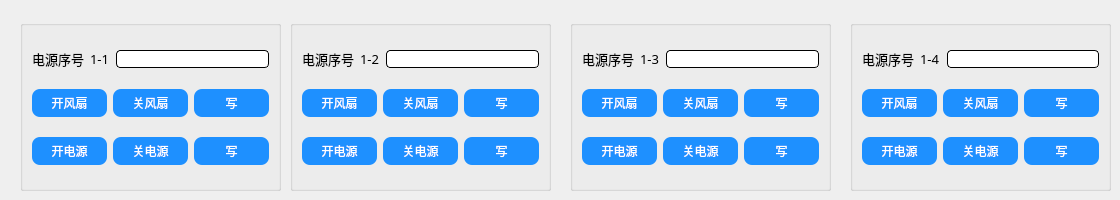
          <widget class="QWidget" name="tab_9">
           <attribute name="title">
            <string>电源</string>
           </attribute>
           <widget class="QGroupBox" name="groupBox_3">
            <property name="geometry">
             <rect>
              <x>20</x>
              <y>20</y>
              <width>261</width>
              <height>171</height>
             </rect>
            </property>
            <property name="title">
             <string/>
            </property>
            <layout class="QGridLayout" name="gridLayout_8">
             <item row="0" column="0" colspan="3">
              <layout class="QGridLayout" name="gridLayout_7">
               <item row="0" column="0">
                <widget class="QLabel" name="label_3">
                 <property name="font">
                  <font>
                   <family>微软雅黑</family>
                   <pointsize>10</pointsize>
                  </font>
                 </property>
                 <property name="text">
                  <string>电源序号</string>
                 </property>
                </widget>
               </item>
               <item row="0" column="1">
                <widget class="QLabel" name="label_4">
                 <property name="font">
                  <font>
                   <family>微软雅黑</family>
                   <pointsize>10</pointsize>
                  </font>
                 </property>
                 <property name="text">
                  <string>1-1</string>
                 </property>
                </widget>
               </item>
               <item row="0" column="2">
                <widget class="QLineEdit" name="lineEdit">
                 <property name="styleSheet">
                  <string notr="true">border: 1px solid black;
border-radius: 4px;</string>
                 </property>
                </widget>
               </item>
              </layout>
             </item>
             <item row="1" column="0">
              <widget class="QPushButton" name="pushButton_31">
               <property name="styleSheet">
                <string notr="true">QPushButton {
        background-color: #1e90ff;  /* 蓝色背景 */
        color: white;               /* 白色文字 */
        border-radius: 8px;         /* 圆角半径 */
        padding: 5px 15px;          /* 内边距 */
        border: none;               /* 去除默认边框 */
    }
    /* 可选：悬停状态效果 */
    QPushButton:hover {
        background-color: #4682b4;  /* 浅蓝色 */
    }
    /* 可选：按下状态效果 */
    QPushButton:pressed {
        background-color: #00008b;  /* 深蓝色 */
        padding-top: 7px;           /* 按下时文字下移 */
        padding-left: 17px;
    }</string>
               </property>
               <property name="text">
                <string>开风扇</string>
               </property>
              </widget>
             </item>
             <item row="1" column="1">
              <widget class="QPushButton" name="pushButton_32">
               <property name="styleSheet">
                <string notr="true">QPushButton {
        background-color: #1e90ff;  /* 蓝色背景 */
        color: white;               /* 白色文字 */
        border-radius: 8px;         /* 圆角半径 */
        padding: 5px 15px;          /* 内边距 */
        border: none;               /* 去除默认边框 */
    }
    /* 可选：悬停状态效果 */
    QPushButton:hover {
        background-color: #4682b4;  /* 浅蓝色 */
    }
    /* 可选：按下状态效果 */
    QPushButton:pressed {
        background-color: #00008b;  /* 深蓝色 */
        padding-top: 7px;           /* 按下时文字下移 */
        padding-left: 17px;
    }</string>
               </property>
               <property name="text">
                <string>关风扇</string>
               </property>
              </widget>
             </item>
             <item row="1" column="2">
              <widget class="QPushButton" name="pushButton_33">
               <property name="styleSheet">
                <string notr="true">QPushButton {
        background-color: #1e90ff;  /* 蓝色背景 */
        color: white;               /* 白色文字 */
        border-radius: 8px;         /* 圆角半径 */
        padding: 5px 15px;          /* 内边距 */
        border: none;               /* 去除默认边框 */
    }
    /* 可选：悬停状态效果 */
    QPushButton:hover {
        background-color: #4682b4;  /* 浅蓝色 */
    }
    /* 可选：按下状态效果 */
    QPushButton:pressed {
        background-color: #00008b;  /* 深蓝色 */
        padding-top: 7px;           /* 按下时文字下移 */
        padding-left: 17px;
    }</string>
               </property>
               <property name="text">
                <string>写</string>
               </property>
              </widget>
             </item>
             <item row="2" column="0">
              <widget class="QPushButton" name="pushButton_36">
               <property name="styleSheet">
                <string notr="true">QPushButton {
        background-color: #1e90ff;  /* 蓝色背景 */
        color: white;               /* 白色文字 */
        border-radius: 8px;         /* 圆角半径 */
        padding: 5px 15px;          /* 内边距 */
        border: none;               /* 去除默认边框 */
    }
    /* 可选：悬停状态效果 */
    QPushButton:hover {
        background-color: #4682b4;  /* 浅蓝色 */
    }
    /* 可选：按下状态效果 */
    QPushButton:pressed {
        background-color: #00008b;  /* 深蓝色 */
        padding-top: 7px;           /* 按下时文字下移 */
        padding-left: 17px;
    }</string>
               </property>
               <property name="text">
                <string>开电源</string>
               </property>
              </widget>
             </item>
             <item row="2" column="1">
              <widget class="QPushButton" name="pushButton_35">
               <property name="styleSheet">
                <string notr="true">QPushButton {
        background-color: #1e90ff;  /* 蓝色背景 */
        color: white;               /* 白色文字 */
        border-radius: 8px;         /* 圆角半径 */
        padding: 5px 15px;          /* 内边距 */
        border: none;               /* 去除默认边框 */
    }
    /* 可选：悬停状态效果 */
    QPushButton:hover {
        background-color: #4682b4;  /* 浅蓝色 */
    }
    /* 可选：按下状态效果 */
    QPushButton:pressed {
        background-color: #00008b;  /* 深蓝色 */
        padding-top: 7px;           /* 按下时文字下移 */
        padding-left: 17px;
    }</string>
               </property>
               <property name="text">
                <string>关电源</string>
               </property>
              </widget>
             </item>
             <item row="2" column="2">
              <widget class="QPushButton" name="pushButton_34">
               <property name="styleSheet">
                <string notr="true">QPushButton {
        background-color: #1e90ff;  /* 蓝色背景 */
        color: white;               /* 白色文字 */
        border-radius: 8px;         /* 圆角半径 */
        padding: 5px 15px;          /* 内边距 */
        border: none;               /* 去除默认边框 */
    }
    /* 可选：悬停状态效果 */
    QPushButton:hover {
        background-color: #4682b4;  /* 浅蓝色 */
    }
    /* 可选：按下状态效果 */
    QPushButton:pressed {
        background-color: #00008b;  /* 深蓝色 */
        padding-top: 7px;           /* 按下时文字下移 */
        padding-left: 17px;
    }</string>
               </property>
               <property name="text">
                <string>写</string>
               </property>
              </widget>
             </item>
            </layout>
           </widget>
           <widget class="QGroupBox" name="groupBox_10">
            <property name="geometry">
             <rect>
              <x>290</x>
              <y>20</y>
              <width>261</width>
              <height>171</height>
             </rect>
            </property>
            <property name="title">
             <string/>
            </property>
            <layout class="QGridLayout" name="gridLayout_16">
             <item row="0" column="0" colspan="3">
              <layout class="QGridLayout" name="gridLayout_17">
               <item row="0" column="0">
                <widget class="QLabel" name="label_18">
                 <property name="font">
                  <font>
                   <family>微软雅黑</family>
                   <pointsize>10</pointsize>
                  </font>
                 </property>
                 <property name="text">
                  <string>电源序号</string>
                 </property>
                </widget>
               </item>
               <item row="0" column="1">
                <widget class="QLabel" name="label_19">
                 <property name="font">
                  <font>
                   <family>微软雅黑</family>
                   <pointsize>10</pointsize>
                  </font>
                 </property>
                 <property name="text">
                  <string>1-2</string>
                 </property>
                </widget>
               </item>
               <item row="0" column="2">
                <widget class="QLineEdit" name="lineEdit_2">
                 <property name="styleSheet">
                  <string notr="true">border: 1px solid black;
border-radius: 4px;</string>
                 </property>
                </widget>
               </item>
              </layout>
             </item>
             <item row="1" column="0">
              <widget class="QPushButton" name="pushButton_37">
               <property name="styleSheet">
                <string notr="true">QPushButton {
        background-color: #1e90ff;  /* 蓝色背景 */
        color: white;               /* 白色文字 */
        border-radius: 8px;         /* 圆角半径 */
        padding: 5px 15px;          /* 内边距 */
        border: none;               /* 去除默认边框 */
    }
    /* 可选：悬停状态效果 */
    QPushButton:hover {
        background-color: #4682b4;  /* 浅蓝色 */
    }
    /* 可选：按下状态效果 */
    QPushButton:pressed {
        background-color: #00008b;  /* 深蓝色 */
        padding-top: 7px;           /* 按下时文字下移 */
        padding-left: 17px;
    }</string>
               </property>
               <property name="text">
                <string>开风扇</string>
               </property>
              </widget>
             </item>
             <item row="1" column="1">
              <widget class="QPushButton" name="pushButton_38">
               <property name="styleSheet">
                <string notr="true">QPushButton {
        background-color: #1e90ff;  /* 蓝色背景 */
        color: white;               /* 白色文字 */
        border-radius: 8px;         /* 圆角半径 */
        padding: 5px 15px;          /* 内边距 */
        border: none;               /* 去除默认边框 */
    }
    /* 可选：悬停状态效果 */
    QPushButton:hover {
        background-color: #4682b4;  /* 浅蓝色 */
    }
    /* 可选：按下状态效果 */
    QPushButton:pressed {
        background-color: #00008b;  /* 深蓝色 */
        padding-top: 7px;           /* 按下时文字下移 */
        padding-left: 17px;
    }</string>
               </property>
               <property name="text">
                <string>关风扇</string>
               </property>
              </widget>
             </item>
             <item row="1" column="2">
              <widget class="QPushButton" name="pushButton_39">
               <property name="styleSheet">
                <string notr="true">QPushButton {
        background-color: #1e90ff;  /* 蓝色背景 */
        color: white;               /* 白色文字 */
        border-radius: 8px;         /* 圆角半径 */
        padding: 5px 15px;          /* 内边距 */
        border: none;               /* 去除默认边框 */
    }
    /* 可选：悬停状态效果 */
    QPushButton:hover {
        background-color: #4682b4;  /* 浅蓝色 */
    }
    /* 可选：按下状态效果 */
    QPushButton:pressed {
        background-color: #00008b;  /* 深蓝色 */
        padding-top: 7px;           /* 按下时文字下移 */
        padding-left: 17px;
    }</string>
               </property>
               <property name="text">
                <string>写</string>
               </property>
              </widget>
             </item>
             <item row="2" column="0">
              <widget class="QPushButton" name="pushButton_40">
               <property name="styleSheet">
                <string notr="true">QPushButton {
        background-color: #1e90ff;  /* 蓝色背景 */
        color: white;               /* 白色文字 */
        border-radius: 8px;         /* 圆角半径 */
        padding: 5px 15px;          /* 内边距 */
        border: none;               /* 去除默认边框 */
    }
    /* 可选：悬停状态效果 */
    QPushButton:hover {
        background-color: #4682b4;  /* 浅蓝色 */
    }
    /* 可选：按下状态效果 */
    QPushButton:pressed {
        background-color: #00008b;  /* 深蓝色 */
        padding-top: 7px;           /* 按下时文字下移 */
        padding-left: 17px;
    }</string>
               </property>
               <property name="text">
                <string>开电源</string>
               </property>
              </widget>
             </item>
             <item row="2" column="1">
              <widget class="QPushButton" name="pushButton_41">
               <property name="styleSheet">
                <string notr="true">QPushButton {
        background-color: #1e90ff;  /* 蓝色背景 */
        color: white;               /* 白色文字 */
        border-radius: 8px;         /* 圆角半径 */
        padding: 5px 15px;          /* 内边距 */
        border: none;               /* 去除默认边框 */
    }
    /* 可选：悬停状态效果 */
    QPushButton:hover {
        background-color: #4682b4;  /* 浅蓝色 */
    }
    /* 可选：按下状态效果 */
    QPushButton:pressed {
        background-color: #00008b;  /* 深蓝色 */
        padding-top: 7px;           /* 按下时文字下移 */
        padding-left: 17px;
    }</string>
               </property>
               <property name="text">
                <string>关电源</string>
               </property>
              </widget>
             </item>
             <item row="2" column="2">
              <widget class="QPushButton" name="pushButton_42">
               <property name="styleSheet">
                <string notr="true">QPushButton {
        background-color: #1e90ff;  /* 蓝色背景 */
        color: white;               /* 白色文字 */
        border-radius: 8px;         /* 圆角半径 */
        padding: 5px 15px;          /* 内边距 */
        border: none;               /* 去除默认边框 */
    }
    /* 可选：悬停状态效果 */
    QPushButton:hover {
        background-color: #4682b4;  /* 浅蓝色 */
    }
    /* 可选：按下状态效果 */
    QPushButton:pressed {
        background-color: #00008b;  /* 深蓝色 */
        padding-top: 7px;           /* 按下时文字下移 */
        padding-left: 17px;
    }</string>
               </property>
               <property name="text">
                <string>写</string>
               </property>
              </widget>
             </item>
            </layout>
           </widget>
           <widget class="QGroupBox" name="groupBox_11">
            <property name="geometry">
             <rect>
              <x>570</x>
              <y>20</y>
              <width>261</width>
              <height>171</height>
             </rect>
            </property>
            <property name="title">
             <string/>
            </property>
            <layout class="QGridLayout" name="gridLayout_18">
             <item row="0" column="0" colspan="3">
              <layout class="QGridLayout" name="gridLayout_19">
               <item row="0" column="0">
                <widget class="QLabel" name="label_20">
                 <property name="font">
                  <font>
                   <family>微软雅黑</family>
                   <pointsize>10</pointsize>
                  </font>
                 </property>
                 <property name="text">
                  <string>电源序号</string>
                 </property>
                </widget>
               </item>
               <item row="0" column="1">
                <widget class="QLabel" name="label_21">
                 <property name="font">
                  <font>
                   <family>微软雅黑</family>
                   <pointsize>10</pointsize>
                  </font>
                 </property>
                 <property name="text">
                  <string>1-3</string>
                 </property>
                </widget>
               </item>
               <item row="0" column="2">
                <widget class="QLineEdit" name="lineEdit_3">
                 <property name="styleSheet">
                  <string notr="true">border: 1px solid black;
border-radius: 4px;</string>
                 </property>
                </widget>
               </item>
              </layout>
             </item>
             <item row="1" column="0">
              <widget class="QPushButton" name="pushButton_43">
               <property name="styleSheet">
                <string notr="true">QPushButton {
        background-color: #1e90ff;  /* 蓝色背景 */
        color: white;               /* 白色文字 */
        border-radius: 8px;         /* 圆角半径 */
        padding: 5px 15px;          /* 内边距 */
        border: none;               /* 去除默认边框 */
    }
    /* 可选：悬停状态效果 */
    QPushButton:hover {
        background-color: #4682b4;  /* 浅蓝色 */
    }
    /* 可选：按下状态效果 */
    QPushButton:pressed {
        background-color: #00008b;  /* 深蓝色 */
        padding-top: 7px;           /* 按下时文字下移 */
        padding-left: 17px;
    }</string>
               </property>
               <property name="text">
                <string>开风扇</string>
               </property>
              </widget>
             </item>
             <item row="1" column="1">
              <widget class="QPushButton" name="pushButton_44">
               <property name="styleSheet">
                <string notr="true">QPushButton {
        background-color: #1e90ff;  /* 蓝色背景 */
        color: white;               /* 白色文字 */
        border-radius: 8px;         /* 圆角半径 */
        padding: 5px 15px;          /* 内边距 */
        border: none;               /* 去除默认边框 */
    }
    /* 可选：悬停状态效果 */
    QPushButton:hover {
        background-color: #4682b4;  /* 浅蓝色 */
    }
    /* 可选：按下状态效果 */
    QPushButton:pressed {
        background-color: #00008b;  /* 深蓝色 */
        padding-top: 7px;           /* 按下时文字下移 */
        padding-left: 17px;
    }</string>
               </property>
               <property name="text">
                <string>关风扇</string>
               </property>
              </widget>
             </item>
             <item row="1" column="2">
              <widget class="QPushButton" name="pushButton_45">
               <property name="styleSheet">
                <string notr="true">QPushButton {
        background-color: #1e90ff;  /* 蓝色背景 */
        color: white;               /* 白色文字 */
        border-radius: 8px;         /* 圆角半径 */
        padding: 5px 15px;          /* 内边距 */
        border: none;               /* 去除默认边框 */
    }
    /* 可选：悬停状态效果 */
    QPushButton:hover {
        background-color: #4682b4;  /* 浅蓝色 */
    }
    /* 可选：按下状态效果 */
    QPushButton:pressed {
        background-color: #00008b;  /* 深蓝色 */
        padding-top: 7px;           /* 按下时文字下移 */
        padding-left: 17px;
    }</string>
               </property>
               <property name="text">
                <string>写</string>
               </property>
              </widget>
             </item>
             <item row="2" column="0">
              <widget class="QPushButton" name="pushButton_46">
               <property name="styleSheet">
                <string notr="true">QPushButton {
        background-color: #1e90ff;  /* 蓝色背景 */
        color: white;               /* 白色文字 */
        border-radius: 8px;         /* 圆角半径 */
        padding: 5px 15px;          /* 内边距 */
        border: none;               /* 去除默认边框 */
    }
    /* 可选：悬停状态效果 */
    QPushButton:hover {
        background-color: #4682b4;  /* 浅蓝色 */
    }
    /* 可选：按下状态效果 */
    QPushButton:pressed {
        background-color: #00008b;  /* 深蓝色 */
        padding-top: 7px;           /* 按下时文字下移 */
        padding-left: 17px;
    }</string>
               </property>
               <property name="text">
                <string>开电源</string>
               </property>
              </widget>
             </item>
             <item row="2" column="1">
              <widget class="QPushButton" name="pushButton_47">
               <property name="styleSheet">
                <string notr="true">QPushButton {
        background-color: #1e90ff;  /* 蓝色背景 */
        color: white;               /* 白色文字 */
        border-radius: 8px;         /* 圆角半径 */
        padding: 5px 15px;          /* 内边距 */
        border: none;               /* 去除默认边框 */
    }
    /* 可选：悬停状态效果 */
    QPushButton:hover {
        background-color: #4682b4;  /* 浅蓝色 */
    }
    /* 可选：按下状态效果 */
    QPushButton:pressed {
        background-color: #00008b;  /* 深蓝色 */
        padding-top: 7px;           /* 按下时文字下移 */
        padding-left: 17px;
    }</string>
               </property>
               <property name="text">
                <string>关电源</string>
               </property>
              </widget>
             </item>
             <item row="2" column="2">
              <widget class="QPushButton" name="pushButton_48">
               <property name="styleSheet">
                <string notr="true">QPushButton {
        background-color: #1e90ff;  /* 蓝色背景 */
        color: white;               /* 白色文字 */
        border-radius: 8px;         /* 圆角半径 */
        padding: 5px 15px;          /* 内边距 */
        border: none;               /* 去除默认边框 */
    }
    /* 可选：悬停状态效果 */
    QPushButton:hover {
        background-color: #4682b4;  /* 浅蓝色 */
    }
    /* 可选：按下状态效果 */
    QPushButton:pressed {
        background-color: #00008b;  /* 深蓝色 */
        padding-top: 7px;           /* 按下时文字下移 */
        padding-left: 17px;
    }</string>
               </property>
               <property name="text">
                <string>写</string>
               </property>
              </widget>
             </item>
            </layout>
           </widget>
           <widget class="QGroupBox" name="groupBox_12">
            <property name="geometry">
             <rect>
              <x>850</x>
              <y>20</y>
              <width>261</width>
              <height>171</height>
             </rect>
            </property>
            <property name="title">
             <string/>
            </property>
            <layout class="QGridLayout" name="gridLayout_20">
             <item row="0" column="0" colspan="3">
              <layout class="QGridLayout" name="gridLayout_21">
               <item row="0" column="0">
                <widget class="QLabel" name="label_22">
                 <property name="font">
                  <font>
                   <family>微软雅黑</family>
                   <pointsize>10</pointsize>
                  </font>
                 </property>
                 <property name="text">
                  <string>电源序号</string>
                 </property>
                </widget>
               </item>
               <item row="0" column="1">
                <widget class="QLabel" name="label_23">
                 <property name="font">
                  <font>
                   <family>微软雅黑</family>
                   <pointsize>10</pointsize>
                  </font>
                 </property>
                 <property name="text">
                  <string>1-4</string>
                 </property>
                </widget>
               </item>
               <item row="0" column="2">
                <widget class="QLineEdit" name="lineEdit_4">
                 <property name="styleSheet">
                  <string notr="true">border: 1px solid black;
border-radius: 4px;</string>
                 </property>
                </widget>
               </item>
              </layout>
             </item>
             <item row="1" column="0">
              <widget class="QPushButton" name="pushButton_49">
               <property name="styleSheet">
                <string notr="true">QPushButton {
        background-color: #1e90ff;  /* 蓝色背景 */
        color: white;               /* 白色文字 */
        border-radius: 8px;         /* 圆角半径 */
        padding: 5px 15px;          /* 内边距 */
        border: none;               /* 去除默认边框 */
    }
    /* 可选：悬停状态效果 */
    QPushButton:hover {
        background-color: #4682b4;  /* 浅蓝色 */
    }
    /* 可选：按下状态效果 */
    QPushButton:pressed {
        background-color: #00008b;  /* 深蓝色 */
        padding-top: 7px;           /* 按下时文字下移 */
        padding-left: 17px;
    }</string>
               </property>
               <property name="text">
                <string>开风扇</string>
               </property>
              </widget>
             </item>
             <item row="1" column="1">
              <widget class="QPushButton" name="pushButton_50">
               <property name="styleSheet">
                <string notr="true">QPushButton {
        background-color: #1e90ff;  /* 蓝色背景 */
        color: white;               /* 白色文字 */
        border-radius: 8px;         /* 圆角半径 */
        padding: 5px 15px;          /* 内边距 */
        border: none;               /* 去除默认边框 */
    }
    /* 可选：悬停状态效果 */
    QPushButton:hover {
        background-color: #4682b4;  /* 浅蓝色 */
    }
    /* 可选：按下状态效果 */
    QPushButton:pressed {
        background-color: #00008b;  /* 深蓝色 */
        padding-top: 7px;           /* 按下时文字下移 */
        padding-left: 17px;
    }</string>
               </property>
               <property name="text">
                <string>关风扇</string>
               </property>
              </widget>
             </item>
             <item row="1" column="2">
              <widget class="QPushButton" name="pushButton_51">
               <property name="styleSheet">
                <string notr="true">QPushButton {
        background-color: #1e90ff;  /* 蓝色背景 */
        color: white;               /* 白色文字 */
        border-radius: 8px;         /* 圆角半径 */
        padding: 5px 15px;          /* 内边距 */
        border: none;               /* 去除默认边框 */
    }
    /* 可选：悬停状态效果 */
    QPushButton:hover {
        background-color: #4682b4;  /* 浅蓝色 */
    }
    /* 可选：按下状态效果 */
    QPushButton:pressed {
        background-color: #00008b;  /* 深蓝色 */
        padding-top: 7px;           /* 按下时文字下移 */
        padding-left: 17px;
    }</string>
               </property>
               <property name="text">
                <string>写</string>
               </property>
              </widget>
             </item>
             <item row="2" column="0">
              <widget class="QPushButton" name="pushButton_52">
               <property name="styleSheet">
                <string notr="true">QPushButton {
        background-color: #1e90ff;  /* 蓝色背景 */
        color: white;               /* 白色文字 */
        border-radius: 8px;         /* 圆角半径 */
        padding: 5px 15px;          /* 内边距 */
        border: none;               /* 去除默认边框 */
    }
    /* 可选：悬停状态效果 */
    QPushButton:hover {
        background-color: #4682b4;  /* 浅蓝色 */
    }
    /* 可选：按下状态效果 */
    QPushButton:pressed {
        background-color: #00008b;  /* 深蓝色 */
        padding-top: 7px;           /* 按下时文字下移 */
        padding-left: 17px;
    }</string>
               </property>
               <property name="text">
                <string>开电源</string>
               </property>
              </widget>
             </item>
             <item row="2" column="1">
              <widget class="QPushButton" name="pushButton_53">
               <property name="styleSheet">
                <string notr="true">QPushButton {
        background-color: #1e90ff;  /* 蓝色背景 */
        color: white;               /* 白色文字 */
        border-radius: 8px;         /* 圆角半径 */
        padding: 5px 15px;          /* 内边距 */
        border: none;               /* 去除默认边框 */
    }
    /* 可选：悬停状态效果 */
    QPushButton:hover {
        background-color: #4682b4;  /* 浅蓝色 */
    }
    /* 可选：按下状态效果 */
    QPushButton:pressed {
        background-color: #00008b;  /* 深蓝色 */
        padding-top: 7px;           /* 按下时文字下移 */
        padding-left: 17px;
    }</string>
               </property>
               <property name="text">
                <string>关电源</string>
               </property>
              </widget>
             </item>
             <item row="2" column="2">
              <widget class="QPushButton" name="pushButton_54">
               <property name="styleSheet">
                <string notr="true">QPushButton {
        background-color: #1e90ff;  /* 蓝色背景 */
        color: white;               /* 白色文字 */
        border-radius: 8px;         /* 圆角半径 */
        padding: 5px 15px;          /* 内边距 */
        border: none;               /* 去除默认边框 */
    }
    /* 可选：悬停状态效果 */
    QPushButton:hover {
        background-color: #4682b4;  /* 浅蓝色 */
    }
    /* 可选：按下状态效果 */
    QPushButton:pressed {
        background-color: #00008b;  /* 深蓝色 */
        padding-top: 7px;           /* 按下时文字下移 */
        padding-left: 17px;
    }</string>
               </property>
               <property name="text">
                <string>写</string>
               </property>
              </widget>
             </item>
            </layout>
           </widget>
          </widget>
